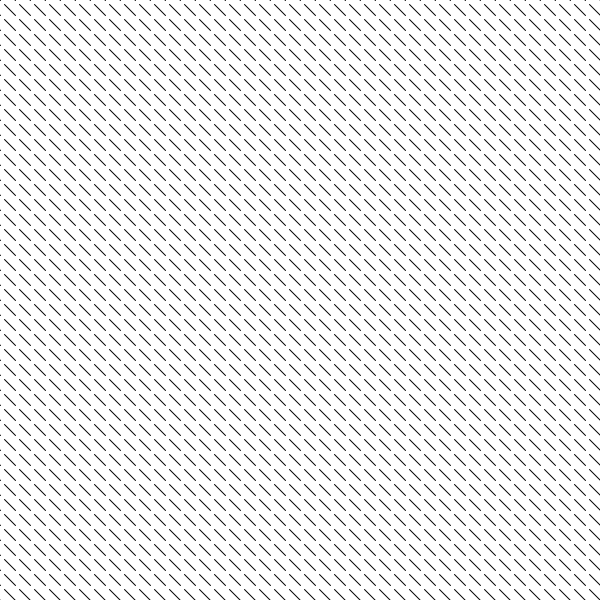
Frame 1 (no input)
Frame 60 (the mouse pressed at the canvas centre just before this capture): identical to frame 1, image omitted
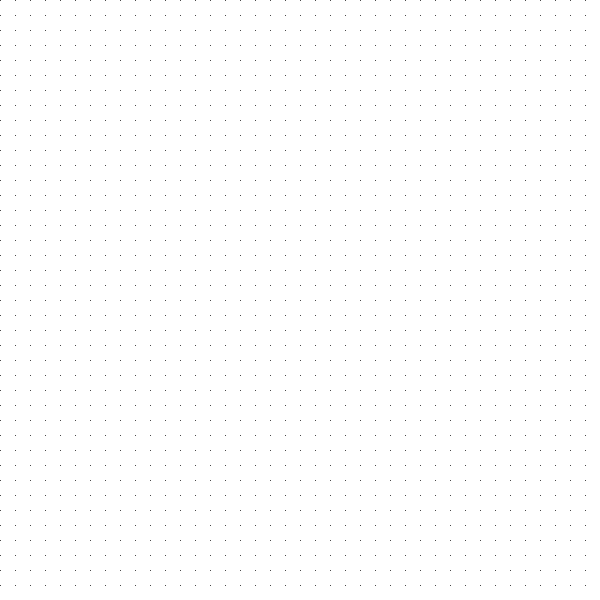
Frame 120 (the mouse held since frame 60 and released just before this capture)

The Processing sketch that drew these frames (run headless with seeded random() and noise(); from frame 60 on, the mouse is pressed at the canvas centre):

// Processing sketch: noc_vector001
// ── noc_vector001.pde
int sq_size = 15;
Fur f;

void setup(){
  size(600, 600);
  background(255);
  fill(255);
  stroke(0);
  strokeWeight(1);
  f = new Fur(sq_size);
}

void draw(){
  // 背景
  noStroke();
  rect(0, 0, width, height);
  
  // update
  PVector mouse = new PVector(mouseX - width/2, mouseY - height/2);
  f.update(mouse);
  f.display();
}

class Fur{
  PVector m;
  int size;
  
  Fur(int _s){
    size = _s;
  }
  
  void update(PVector _m){
    m = _m;
    m.normalize();
    m.mult(size);
  }
  
  void display(){
    stroke(0);
    for(int x = -size; x < width + size; x += size){
      for(int y = -size; y < height + size; y += size){
        line(x, y, x + m.x, y + m.y);
      }
    }
  }
}
